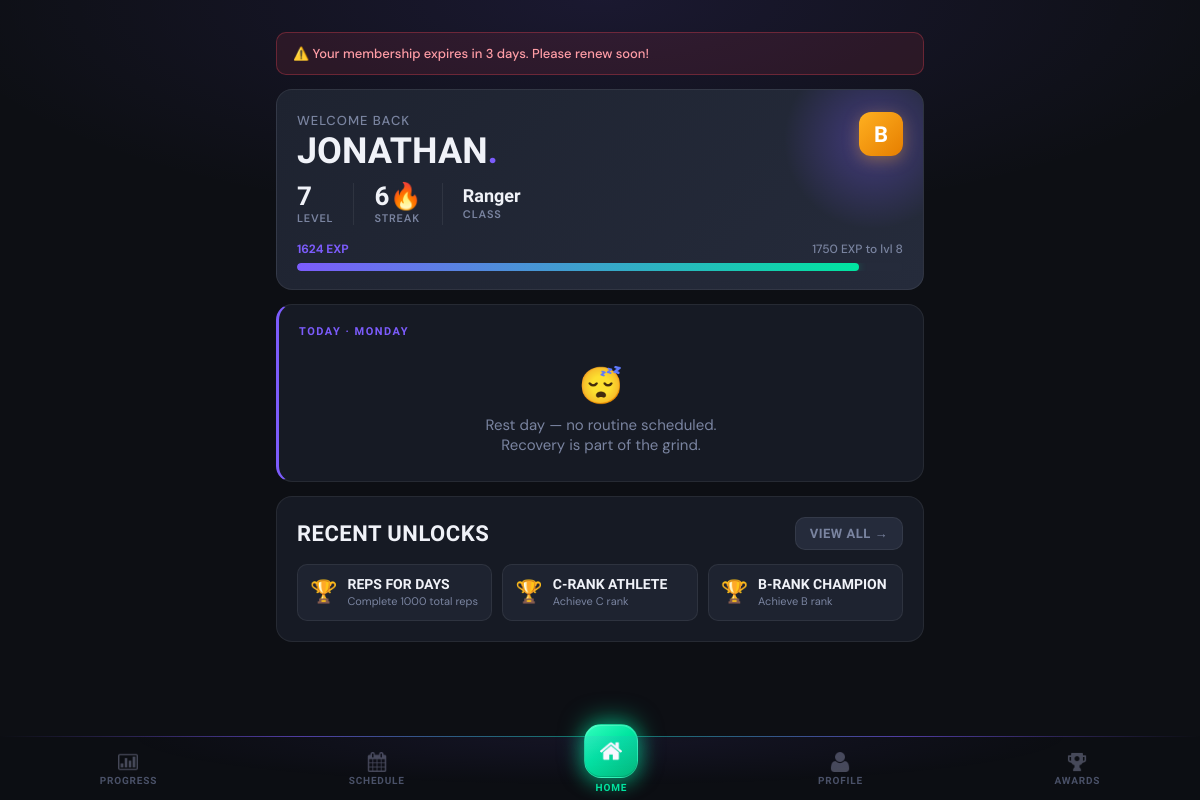
The app's page /dashboard (signed in), older data.
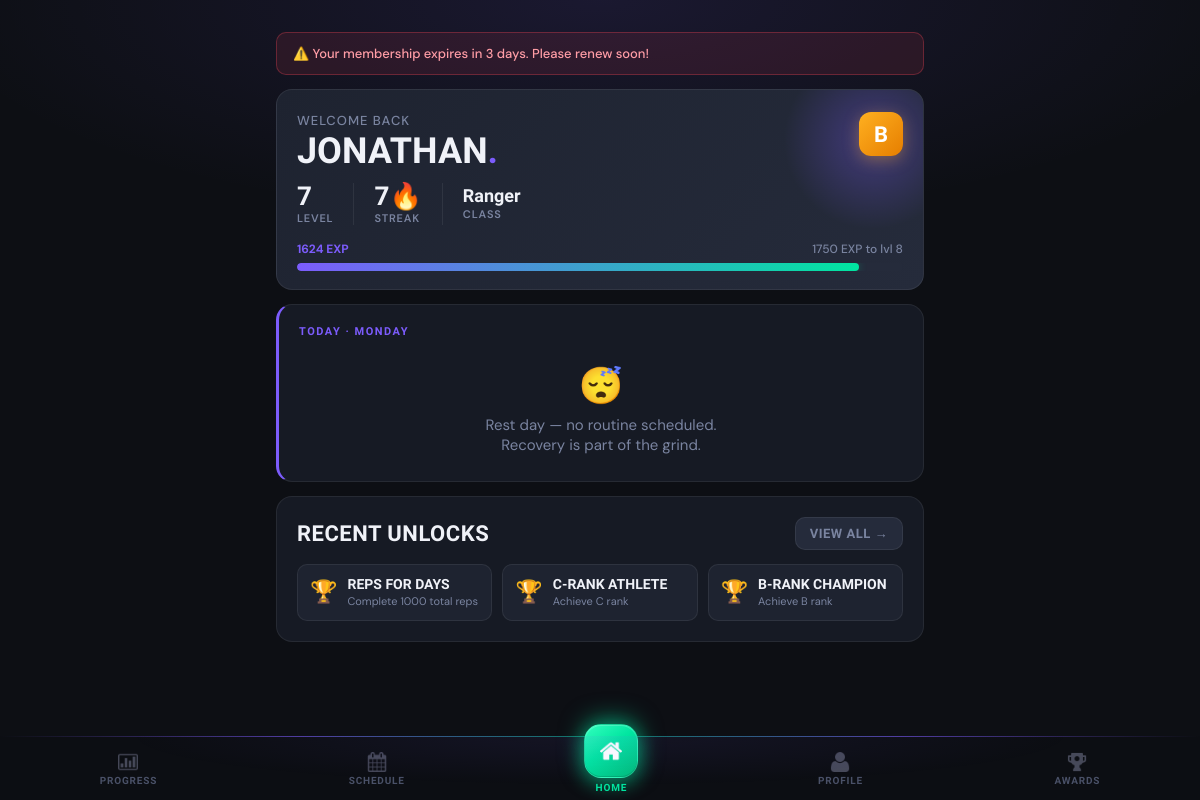
The same page, newer data.
### tables this page shows
CREATE TABLE client_streaks (
                streak_id INTEGER PRIMARY KEY AUTOINCREMENT,
                client_id INTEGER UNIQUE NOT NULL,
                current_streak INTEGER DEFAULT 0,
                longest_streak INTEGER DEFAULT 0,
                last_attendance_date DATE,
                streak_multiplier REAL DEFAULT 1.0,
                FOREIGN KEY (client_id) REFERENCES clients(client_id) ON DELETE CASCADE
            );

### main.py (the view, shortened to what this page needs)
@app.route('/dashboard')
@login_required
def dashboard():
    client_id = session['client_id']
    client = Client.get_by_id(client_id)
    progress = gamification.get_client_progress(client_id)
    today = datetime.now().strftime('%A')
    today_routine = Routine.get_client_routine_for_day(client_id, today)
    routine_status = 'not_started'  # default fallback
    recent_achievements = achievement_ctrl.get_recent_unlocks(client_id, limit=3)
    streak_data = client.get_streak_data()
    mc = MembershipController()
    membership = mc.get_client_membership(client_id)
    notification = None
    if membership:
        end_date = datetime.strptime(membership['end_date'], '%Y-%m-%d').date()
        days_left = (end_date - date.today()).days
        print("Days Left", days_left)
        if 0 < days_left <= 5:
            notification = f"⚠️ Your membership expires in {days_left} days. Please renew soon!"
        elif days_left <= 0:
            notification = "❌ Your membership has expired. Please renew to continue training."
    try:
        newly_unlocked = achievement_ctrl.check_and_unlock_achievements(client_id)
    except Exception as e:
        print(f"Achievement check error for client {client_id}: {e}")
        newly_unlocked = []
    ann_rows = db.execute_query(
        """SELECT ann_id, title, body, ann_type, is_pinned
            FROM announcements
            WHERE (expires_at IS NULL OR expires_at >= ?)
            ORDER BY is_pinned DESC, ann_id DESC""",
        (date.today().isoformat(),)
    )
    announcements = [dict(r) for r in ann_rows]
    print("Notification:",notification)
    return render_template(
        'dashboard.html',
        client=client,
        progress=progress,
        today_routine=today_routine,
        today=today,
        recent_achievements=recent_achievements,
        streak_data=streak_data,
        newly_unlocked=newly_unlocked,
        notification=notification,
        status=routine_status,
        announcements=announcements
    )

### controllers/achievement_controller.py (called while the page is built)
    def check_and_unlock_achievements(self, client_id):
        newly_unlocked = []
        stats = self._get_client_stats(client_id)
        all_achievements = self._get_all_achievements()
        unlocked_ids = self._get_unlocked_achievement_ids(client_id)
        for achievement in all_achievements:
            if achievement['achievement_id'] in unlocked_ids:
                continue
            if self._check_achievement_requirement(achievement, stats):
                result = self.unlock_achievement(client_id, achievement['achievement_id'])
                if result['success']:
                    newly_unlocked.append(result)
        return newly_unlocked

    def get_recent_unlocks(self, client_id, limit=5):
        unlocked = self.get_unlocked_achievements(client_id)
        return unlocked[:limit]

### controllers/gamification_controller.py (called while the page is built)
    def _get_gamification_data(self, client_id):
        query = 'SELECT * FROM client_gamification WHERE client_id=?'
        result = self.db.execute_query(query, (client_id,))
        return dict(result[0]) if result else None

### database/db_manager.py (called while the page is built)
    def disconnect(self):
        if self.conn:
            self.conn.close()

### templates/dashboard.html (shortened to what this page needs)
{% extends "base.html" %}
{% block content %}
{% if notification %}
<div class="membership-warning">{{ notification }}</div>
{% endif %}
<div class="hero">
    <div class="rank-badge">{{ progress.rank }}</div>
    <div class="hero-greeting">Welcome back</div>
    <div class="hero-name">{{ client.first_name }}<span>.</span></div>
    <div class="hero-stats">
        <div class="hero-stat">
            <span class="hero-stat-val">{{ progress.level }}</span>
            <span class="hero-stat-lbl">Level</span>
        </div>
        <div class="hero-stat">
            <span class="hero-stat-val">{{ streak_data.current_streak if streak_data else 0 }}🔥</span>
            <span class="hero-stat-lbl">Streak</span>
        </div>
        {% if progress.class %}
        <div class="hero-stat">
            <span class="hero-stat-val" style="font-size:18px; padding-top:4px;">{{ progress.class }}</span>
            <span class="hero-stat-lbl">Class</span>
        </div>
        {% endif %}
    </div>
    <div class="exp-bar-wrap">
        <div class="exp-bar-labels">
            <span>{{ progress.current_exp }} EXP</span>
            <span>{{ progress.next_level_exp }} EXP to lvl {{ progress.level + 1 }}</span>
        </div>
        <div class="progress-track">
            <div class="progress-fill" style="width: {{ progress.progress_percentage }}%"></div>
        </div>
    </div>
</div>
<div class="card workout-card">
    {% if today_routine %}
    <div class="workout-card-header">
        <div>
            <div class="workout-section-label">Today · {{ today }}</div>
            <div class="workout-name">{{ today_routine.routine_name }}</div>
        </div>
        <div class="workout-exp-badge">⚡ {{ today_routine.calculate_total_exp() }} EXP</div>
    </div>
    <div class="workout-desc">{{ today_routine.description or 'Your workout is ready.' }}</div>
    {% if status == 'completed' %}
    <a href="{{ url_for('workout', routine_id=today_routine.routine_id) }}" class="btn-workout btn-workout-done">
        ✓ Completed Today
    </a>
    {% elif status == 'in_progress' %}
    <a href="{{ url_for('workout', routine_id=today_routine.routine_id) }}" class="btn-workout btn-workout-continue">
        ▶ Continue Workout →
    </a>
    {% else %}
    <a href="{{ url_for('workout', routine_id=today_routine.routine_id) }}" class="btn-workout btn-workout-start">
        Start Workout →
    </a>
    {% endif %}
    {% else %}
    <div class="workout-section-label">Today · {{ today }}</div>
    <div class="rest-day-text">
        <span class="rest-day-icon">😴</span>
        Rest day — no routine scheduled.<br>Recovery is part of the grind.
    </div>
    {% endif %}
</div>
{% if recent_achievements %}
<div class="card">
    <div style="display:flex; justify-content:space-between; align-items:center; margin-bottom:14px;">
        <h2 style="margin:0;">Recent Unlocks</h2>
        <a href="{{ url_for('achievements') }}" class="btn btn-ghost btn-sm">View All →</a>
    </div>
    <div class="ach-strip">
        {% for ach in recent_achievements %}
        <div class="ach-strip-item">
            <div class="ach-strip-icon">🏆</div>
            <div>
                <div class="ach-strip-name">{{ ach.name }}</div>
                <div class="ach-strip-desc">{{ ach.description }}</div>
            </div>
        </div>
        {% endfor %}
    </div>
</div>
{% endif %}
{% endblock %}

Row changes from the older to the newer data that the page shows:
changed client_streaks: current_streak "6" → "7"
